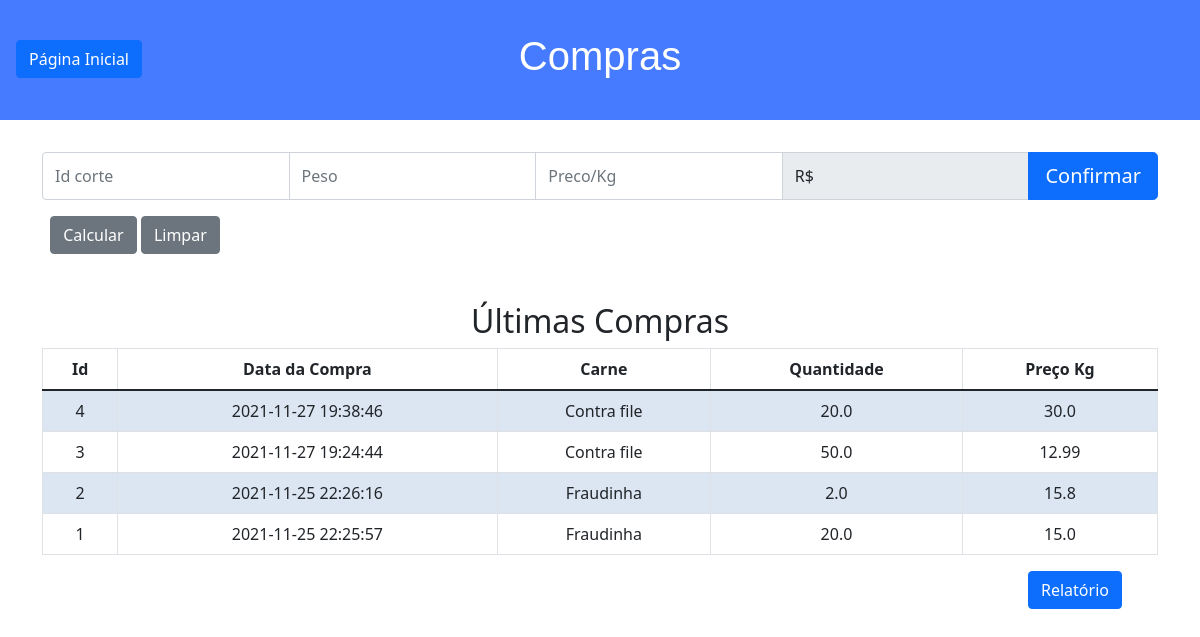
The app's page /compras with its own data.
### tables this page shows
CREATE TABLE compra (
    id INTEGER PRIMARY KEY AUTOINCREMENT,
    corte_id INT NOT NULL,
    quantidade FLOAT NOT NULL,
    data_entrada DATETIME NOT NULL,
    preco_kg DOUBLE NOT NULL,
    FOREIGN KEY(corte_id) REFERENCES corte(id)
);

CREATE TABLE corte (
    id INTEGER PRIMARY KEY AUTOINCREMENT,
    nome_corte VARCHAR,
    preco DOUBLE,
    quantidade FLOAT
);

### acougue/compras.py (the view)
@bp.route("/compras", methods=["GET", "POST"])
def compras():
    if request.method == "POST":
        id_corte = request.form.get('id_corte')
        peso = request.form.get('peso')
        preco = request.form.get('preco')
        corte = db_recuperar_corte_por_id(id_corte)
        if(float(peso) < 0):
            flash("Peso não pode ter valor negativo", "Erro")
        elif(float(preco) < 0):
            flash("Preço não pode ter valor negativo", "Erro")
        elif corte:
            novo_peso = corte['quantidade'] + float(peso)
            db_insere_compra(id_corte, peso, preco)
            db_atualizar_estoque(id_corte, novo_peso)
        else:
            flash("Id de corte inexistente", "Erro")
        return redirect("/compras")
    else:
        rows = db_recuperar_resumo_compras()
        return render_template("compras.html", compras=rows)

### acougue/compras.py (called while the page is built)
def db_recuperar_resumo_compras():
    connection = get_db()
    rows = connection.execute('''SELECT compra.id, data_entrada, nome_corte, compra.quantidade, preco_kg FROM compra
    INNER JOIN corte ON compra.corte_id = corte.id
    ORDER BY compra.data_entrada DESC LIMIT 5;''').fetchall()
    return rows

### acougue/db.py (called while the page is built)
def get_db():
    if 'db' not in g:
        print(f"Database {current_app.config['DATABASE']}\n\n")
        g.db = sqlite3.connect(
            current_app.config['DATABASE'],
            detect_types=sqlite3.PARSE_DECLTYPES
        )
        g.db.row_factory = sqlite3.Row
    return g.db

### acougue/templates/compras.html (shortened to what this page needs)
{% extends "layout.html" %}
{% block title %}Compras{% endblock %}
{% block content %}
<div class="container">
    <div class="row mb-5">
        <form action="/compras" method="post">
            <div class="input-group mb-3">
                <input name="id_corte" type="text" class="form-control" placeholder="Id corte" value={{ id_corte }}>
                <input name="peso" type="text" class="form-control" placeholder="Peso" value={{ peso }} >
                <input name="preco" type="text" class="form-control" placeholder="Preco/Kg" value={{ preco }} >
                <input name="valor_total_visivel" class="form-control" type="text" aria-label="Disabled input example" disabled readonly value="R$ {{ valor_total }} ">
                <button type="submit" formaction="/compras" class="btn btn-primary btn-lg"> Confirmar </button>
            </div>
            <div role="main" class="col-md-2">
                <button type="submit" formaction="/calcular_compra" class="btn btn-secondary"> Calcular </button>
                <button type="submit" formaction="/limpar_compra" class="btn btn-secondary"> Limpar </button>
            </div>
        </form>
    </div>
    <div class="row">
        <div role="main" class="col-md-12">
            <h2>Últimas Compras</h2>
             <table class="table table-striped table-responsive table-bordered">
                <thead class="thead-default">
                    <tr>
                        <th>Id</th>
                        <th>Data da Compra</th>
                        <th>Carne</th>
                        <th>Quantidade</th>
                        <th>Preço Kg</th>
                    </tr>
                </thead>
                <tbody>
                {% for compra in compras:%}
                    <tr>
                        <td>{{ compra['id'] }}</td>
                        <td>{{ compra['data_entrada'] }}</td>
                        <td>{{ compra['nome_corte'] }}</td>
                        <td>{{ compra['quantidade'] }}</td>
                        <td>{{ compra['preco_kg'] }}</td>
                    </tr>
                {% endfor %}
                </tbody>
            </table>
        </div>
    </div>
    <div class="row">
        <div class="col-md-10"></div>
        <div class="col-md-2">
            <a class="btn btn-primary" href="/relatorios" role="button">Relatório</a>
        </div>
    </div>
</div>
{% endblock %}

### acougue/templates/layout.html (shortened to what this page needs)
<!DOCTYPE html>
<html lang="en">
    <head>
        <link href="/static/styles.css" rel="stylesheet">
        <link href="https://cdn.jsdelivr.net/npm/bootstrap@5.1.3/dist/css/bootstrap.min.css" rel="stylesheet"
>
    </head>
    <body>
        <div class="topleft">
           <a class="btn btn-primary" href="/" role="button">Página Inicial</a>
        </div>
        <div class="jumbotron">
            <h1>{{ self.title() }}</h1>
        </div>
        {% block content %}
        {% endblock %}
    </body>
</html>

### acougue/static/styles.css (style rules this page uses)
body { background-color: #fff; color: #212529; font-size: 1rem; font-weight: 400; line-height: 1.5; margin: 0; text-align: left; }
.container { margin-left: auto; margin-right: auto; padding-left: 15px; padding-right: 15px; text-align: center; width: 90%; }
.jumbotron { background-color: #477bff; color: #fff; margin-bottom: 2rem; padding: 2rem 1rem; text-align: center; }
h1 { font-family: 'Montserrat', sans-serif; font-size: 48px; }
button, input[type="submit"] { background-color: #d9edff; border: 1px solid transparent; border-radius: 0.25rem; font-size: 0.95rem; font-weight: 400; line-height: 1.5; padding: 0.375rem 0.75rem; text-align: center; transition: color 0.15s ease-in-out, background-color 0.15s ease-in-out, border-color 0.15s ease-in-out, box-shadow 0.15s ease-in-out; vertical-align: middle; }
input[type="text"], input[type="number"] { line-height: 1.8; width: 25%; }
table { background-color: transparent; margin-bottom: 1rem; width: 100%; }
table th, table td { padding: 0.75rem; vertical-align: middle; }
tbody tr:nth-of-type(odd) { background-color: rgb(179, 208, 255, 0.3) }
.topleft { position: absolute; top: 40px; left: 16px; font-size: 18px; }

### records on screen
compra: id "4", data_entrada "2021-11-27 19:38:46", nome_corte "Contra file", quantidade "20.0", preco_kg "30.0"
compra: id "3", data_entrada "2021-11-27 19:24:44", nome_corte "Contra file", quantidade "50.0", preco_kg "12.99"
compra: id "2", data_entrada "2021-11-25 22:26:16", nome_corte "Fraudinha", quantidade "2.0", preco_kg "15.8"
compra: id "1", data_entrada "2021-11-25 22:25:57", nome_corte "Fraudinha", quantidade "20.0", preco_kg "15.0"
